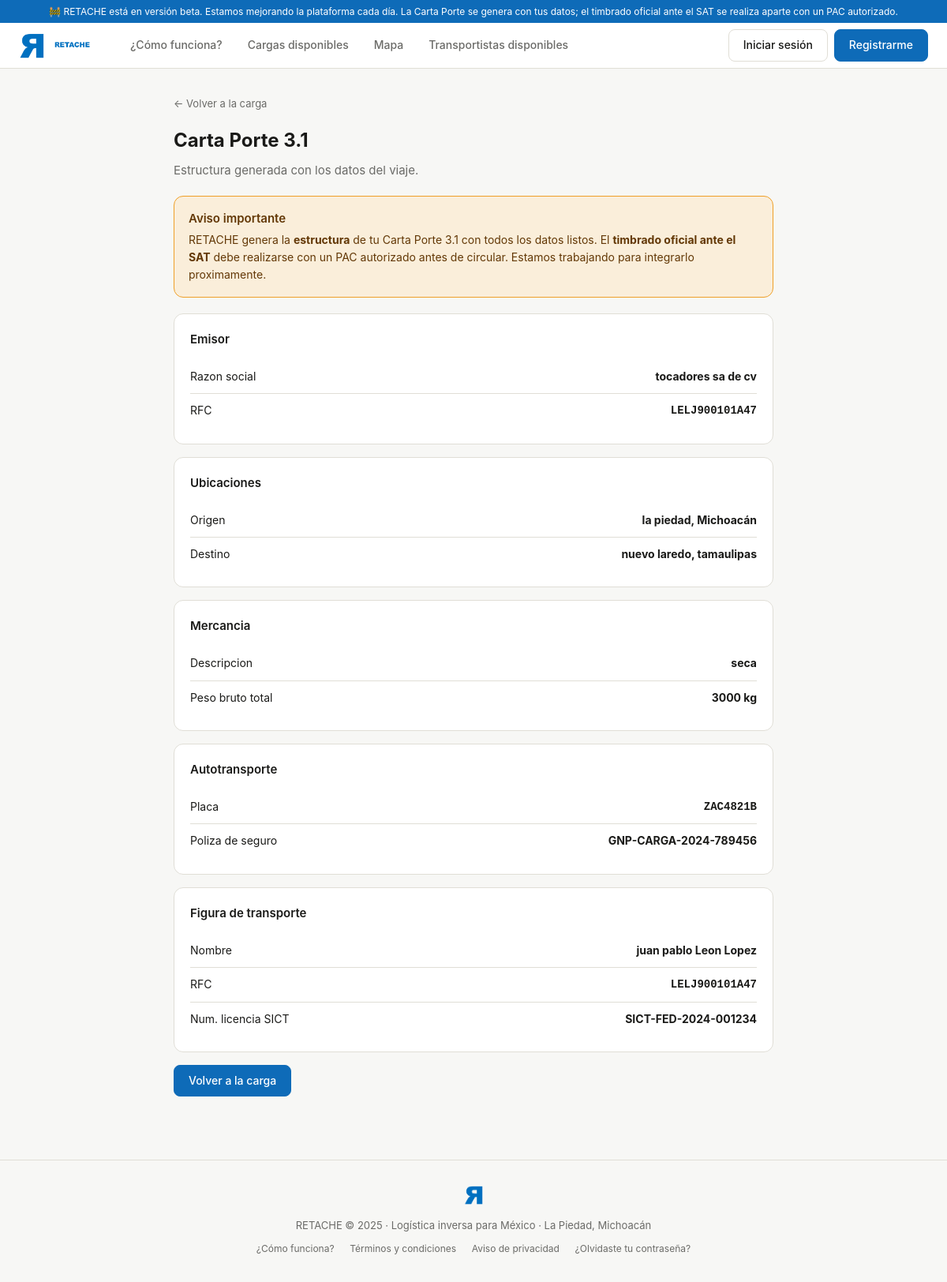
The app's page /cargas/2/carta-porte with its own data.
### models.py (models this page shows)
class Empresa(Base):
    __tablename__ = "empresas"
    id = Column(Integer, primary_key=True, index=True)
    razon_social = Column(String(200), nullable=False)
    nombre_comercial = Column(String(200), nullable=True)
    telefono = Column(String(15), nullable=False)
    email = Column(String(120), unique=True, index=True, nullable=False)
    contrasena_hash = Column(String(200), nullable=False)
    rfc = Column(String(13), unique=True, index=True, nullable=False)
    rfc_verificado = Column(Boolean, default=False)
    num_acta_constitutiva = Column(String(100), nullable=True)
    acta_constitutiva_verificada = Column(Boolean, default=False)
    giro = Column(String(100), nullable=True)
    calle = Column(String(200), nullable=True)
    colonia = Column(String(100), nullable=True)
    municipio = Column(String(100), nullable=True)
    estado = Column(String(50), nullable=True)
    cp = Column(String(5), nullable=True)
    nombre_contacto = Column(String(150), nullable=True)
    puesto_contacto = Column(String(100), nullable=True)
    logo_url = Column(String(200), nullable=True)
    calificacion_promedio = Column(Float, default=0.0)
    total_cargas_publicadas = Column(Integer, default=0)
    fecha_registro = Column(DateTime, server_default=func.now())
    activo = Column(Boolean, default=True)
    email_verificado = Column(Boolean, default=False)
    token_verificacion = Column(String(200), nullable=True)
    token_reset_password = Column(String(200), nullable=True)
    token_reset_expira = Column(DateTime, nullable=True)
    cargas_publicadas = relationship("Carga", back_populates="empresa")
    mensajes_enviados = relationship("Mensaje", foreign_keys="Mensaje.remitente_empresa_id", back_populates="remitente_empresa")

class Carga(Base):
    __tablename__ = "cargas"
    id = Column(Integer, primary_key=True, index=True)
    empresa_id = Column(Integer, ForeignKey("empresas.id"), nullable=False)
    transportista_id = Column(Integer, ForeignKey("transportistas.id"), nullable=True)
    titulo = Column(String(150), nullable=False)
    descripcion = Column(Text, nullable=True)
    tipo_mercancia = Column(String(100), nullable=False)
    peso_kg = Column(Float, nullable=False)
    volumen_m3 = Column(Float, nullable=True)
    requiere_refrigeracion = Column(Boolean, default=False)
    mercancia_peligrosa = Column(Boolean, default=False)
    origen_ciudad = Column(String(100), nullable=False)
    origen_estado = Column(String(50), nullable=False)
    origen_lat = Column(Float, nullable=True)
    origen_lng = Column(Float, nullable=True)
    destino_ciudad = Column(String(100), nullable=False)
    destino_estado = Column(String(50), nullable=False)
    destino_lat = Column(Float, nullable=True)
    destino_lng = Column(Float, nullable=True)
    fecha_recoleccion = Column(DateTime, nullable=False)
    fecha_entrega_estimada = Column(DateTime, nullable=True)
    tipo_vehiculo_requerido = Column(String(30), nullable=True)
    precio_ofrecido_mxn = Column(Float, nullable=False)
    precio_negociable = Column(Boolean, default=True)
    estado = Column(String(30), default=EstadoCarga.disponible)
    fecha_publicacion = Column(DateTime, server_default=func.now())
    fecha_asignacion = Column(DateTime, nullable=True)
    fecha_completada = Column(DateTime, nullable=True)
    carta_porte_generada = Column(Boolean, default=False)
    carta_porte_uuid = Column(String(100), nullable=True)
    carta_porte_xml = Column(Text, nullable=True)
    empresa = relationship("Empresa", back_populates="cargas_publicadas")
    transportista = relationship("Transportista", back_populates="cargas")
    mensajes = relationship("Mensaje", back_populates="carga")
    resenas = relationship("Resena", back_populates="carga")

class Transportista(Base):
    __tablename__ = "transportistas"
    id = Column(Integer, primary_key=True, index=True)
    nombre = Column(String(100), nullable=False)
    apellidos = Column(String(100), nullable=False)
    telefono = Column(String(15), nullable=False)
    email = Column(String(120), unique=True, index=True, nullable=False)
    contrasena_hash = Column(String(200), nullable=False)
    rfc = Column(String(13), unique=True, index=True, nullable=False)
    rfc_verificado = Column(Boolean, default=False)
    num_licencia_federal = Column(String(50), nullable=True)
    licencia_estado = Column(String(20), default=EstadoDocumento.pendiente)
    licencia_vencimiento = Column(DateTime, nullable=True)
    num_poliza_seguro = Column(String(80), nullable=True)
    seguro_estado = Column(String(20), default=EstadoDocumento.pendiente)
    seguro_vencimiento = Column(DateTime, nullable=True)
    seguro_cobertura_mxn = Column(Float, nullable=True)
    verificacion_vehicular_estado = Column(String(20), default=EstadoDocumento.pendiente)
    verificacion_vehicular_vencimiento = Column(DateTime, nullable=True)
    tarjeta_circulacion_estado = Column(String(20), default=EstadoDocumento.pendiente)
    carta_porte_habilitada = Column(Boolean, default=False)
    tipo_vehiculo = Column(String(30), nullable=True)
    marca_vehiculo = Column(String(50), nullable=True)
    modelo_vehiculo = Column(String(50), nullable=True)
    anio_vehiculo = Column(Integer, nullable=True)
    placa = Column(String(10), nullable=True)
    capacidad_kg = Column(Float, nullable=True)
    latitud = Column(Float, nullable=True)
    longitud = Column(Float, nullable=True)
    disponible = Column(Boolean, default=True)
    foto_url = Column(String(200), nullable=True)
    rutas_frecuentes = Column(Text, nullable=True)
    calificacion_promedio = Column(Float, default=0.0)
    total_viajes = Column(Integer, default=0)
    porcentaje_puntualidad = Column(Float, default=100.0)
    fecha_registro = Column(DateTime, server_default=func.now())
    activo = Column(Boolean, default=True)
    email_verificado = Column(Boolean, default=False)
    token_verificacion = Column(String(200), nullable=True)
    token_reset_password = Column(String(200), nullable=True)
    token_reset_expira = Column(DateTime, nullable=True)
    cargas = relationship("Carga", back_populates="transportista")
    mensajes_enviados = relationship("Mensaje", foreign_keys="Mensaje.remitente_transportista_id", back_populates="remitente_transportista")
    resenas = relationship("Resena", back_populates="transportista")
    notificaciones = relationship("Notificacion", back_populates="transportista")
    rutas_disponibles = relationship("RutaDisponible", back_populates="transportista")

### main.py (the view)
@app.get("/cargas/{carga_id}/carta-porte")
async def generar_carta_porte(carga_id: int, request: Request, db: Session = Depends(get_db)):
    carga = db.query(Carga).filter(Carga.id == carga_id).first()
    if not carga:
        raise HTTPException(status_code=404, detail="Carga no encontrada")
    if not carga.transportista_id:
        raise HTTPException(status_code=400, detail="La carga necesita un transportista asignado.")
    t = carga.transportista
    e = carga.empresa
    carta = {
        "version": "3.1",
        "emisor": {"rfc": e.rfc, "razon_social": e.razon_social},
        "complemento_carta_porte": {
            "version": "3.1",
            "ubicaciones": [
                {"tipoUbicacion": "Origen", "municipio": carga.origen_ciudad, "estado": carga.origen_estado},
                {"tipoUbicacion": "Destino", "municipio": carga.destino_ciudad, "estado": carga.destino_estado},
            ],
            "mercancias": {
                "pesoBrutoTotal": carga.peso_kg,
                "mercancia": [{"descripcion": carga.tipo_mercancia, "pesoEnKg": carga.peso_kg}],
                "autotransporte": {
                    "placaVM": t.placa or "",
                    "polizaCarga": t.num_poliza_seguro or "",
                },
            },
            "figuraTransporte": [{"rfcFigura": t.rfc, "numLicencia": t.num_licencia_federal or "", "nombreFigura": f"{t.nombre} {t.apellidos}"}],
        },
        "nota": "Requiere timbrado con PAC autorizado SAT antes de usarse en carretera.",
    }
    carga.carta_porte_generada = True
    carga.carta_porte_xml = json.dumps(carta, ensure_ascii=False, indent=2)
    db.commit()
    return templates.TemplateResponse("carta_porte.html", contexto(request, db,
        carga=carga,
        carta=carta,
    ))

### templates/carta_porte.html (shortened to what this page needs)
{% extends "base.html" %}
{% block content %}
<div style="max-width:760px; margin:0 auto;">
  <a href="/cargas/{{ carga.id }}" style="font-size:13px; color:var(--texto-suave);">&larr; Volver a la carga</a>
  <h1 style="font-size:24px; font-weight:700; margin:16px 0 6px;">Carta Porte 3.1</h1>
  <p style="color:var(--texto-suave); margin-bottom:20px;">Estructura generada con los datos del viaje.</p>
  <div style="background:#FAEEDA; border:1px solid #EF9F27; border-radius:12px; padding:16px 18px; margin-bottom:20px;">
    <div style="font-weight:600; color:#633806; margin-bottom:4px;">Aviso importante</div>
    <div style="font-size:14px; color:#633806; line-height:1.6;">
      RETACHE genera la <strong>estructura</strong> de tu Carta Porte 3.1 con todos los datos listos. El <strong>timbrado oficial ante el SAT</strong> debe realizarse con un PAC autorizado antes de circular. Estamos trabajando para integrarlo proximamente.
    </div>
  </div>
  <div class="card" style="margin-bottom:16px;">
    <h2 style="font-size:15px; font-weight:600; margin-bottom:14px;">Emisor</h2>
    <div class="doc-row"><span>Razon social</span><strong>{{ carta.emisor.razon_social }}</strong></div>
    <div class="doc-row"><span>RFC</span><strong style="font-family:monospace;">{{ carta.emisor.rfc }}</strong></div>
  </div>
  <div class="card" style="margin-bottom:16px;">
    <h2 style="font-size:15px; font-weight:600; margin-bottom:14px;">Ubicaciones</h2>
    <div class="doc-row"><span>Origen</span><strong>{{ carga.origen_ciudad }}, {{ carga.origen_estado }}</strong></div>
    <div class="doc-row"><span>Destino</span><strong>{{ carga.destino_ciudad }}, {{ carga.destino_estado }}</strong></div>
  </div>
  <div class="card" style="margin-bottom:16px;">
    <h2 style="font-size:15px; font-weight:600; margin-bottom:14px;">Mercancia</h2>
    <div class="doc-row"><span>Descripcion</span><strong>{{ carga.tipo_mercancia }}</strong></div>
    <div class="doc-row"><span>Peso bruto total</span><strong>{{ carga.peso_kg | int }} kg</strong></div>
  </div>
  <div class="card" style="margin-bottom:16px;">
    <h2 style="font-size:15px; font-weight:600; margin-bottom:14px;">Autotransporte</h2>
    <div class="doc-row"><span>Placa</span><strong style="font-family:monospace;">{{ carga.transportista.placa or '-' }}</strong></div>
    <div class="doc-row"><span>Poliza de seguro</span><strong>{{ carga.transportista.num_poliza_seguro or '-' }}</strong></div>
  </div>
  <div class="card" style="margin-bottom:16px;">
    <h2 style="font-size:15px; font-weight:600; margin-bottom:14px;">Figura de transporte</h2>
    <div class="doc-row"><span>Nombre</span><strong>{{ carga.transportista.nombre }} {{ carga.transportista.apellidos }}</strong></div>
    <div class="doc-row"><span>RFC</span><strong style="font-family:monospace;">{{ carga.transportista.rfc }}</strong></div>
    <div class="doc-row"><span>Num. licencia SICT</span><strong>{{ carga.transportista.num_licencia_federal or '-' }}</strong></div>
  </div>
  <a href="/cargas/{{ carga.id }}" class="btn btn-primary">Volver a la carga</a>
</div>
{% endblock %}

### templates/base.html (style rules this page uses)
*, *::before, *::after { box-sizing: border-box; margin: 0; padding: 0; }
:root { --verde: #0E6BB8; --verde-claro: #1481D9; --verde-bg: #E5F1FB; --gris-bg: #F7F7F5; --gris-borde: #E0DED6; --texto: #1A1A18; --texto-suave: #6B6B68; --amber: #BA7517; --amber-bg: #FAEEDA; --rojo-bg: #FCEBEB; --rojo: #A32D2D; --azul: #0E6BB8; --azul-bg: #E5F1FB; }
body { font-family: -apple-system, BlinkMacSystemFont, 'Segoe UI', sans-serif; background: var(--gris-bg); color: var(--texto); font-size: 15px; line-height: 1.6; }
a { color: var(--verde); text-decoration: none; }
.btn { display: inline-flex; align-items: center; gap: 6px; padding: 8px 18px; border-radius: 8px; font-size: 14px; font-weight: 500; cursor: pointer; border: 1px solid var(--gris-borde); background: #fff; color: var(--texto); transition: all .15s; text-decoration: none; }
.btn-primary { background: var(--verde); color: #fff; border-color: var(--verde); }
.card { background: #fff; border: 1px solid var(--gris-borde); border-radius: 12px; padding: 20px; }
.doc-row { display: flex; justify-content: space-between; align-items: center; padding: 10px 0; border-bottom: 1px solid var(--gris-borde); font-size: 14px; }
.doc-row:last-child { border-bottom: none; }

### records on screen
Empresa: emisor.razon_social "tocadores sa de cv", emisor.rfc "LELJ900101A47"
Carga: origen_ciudad "la piedad", origen_estado "Michoacán", destino_ciudad "nuevo laredo", destino_estado "tamaulipas", tipo_mercancia "seca", peso_kg "3000"
Transportista: transportista "ZAC4821B", transportista "GNP-CARGA-2024-789456", transportista.nombre "juan pablo", transportista.apellidos "Leon Lopez", transportista.rfc "LELJ900101A47", transportista "SICT-FED-2024-001234"
